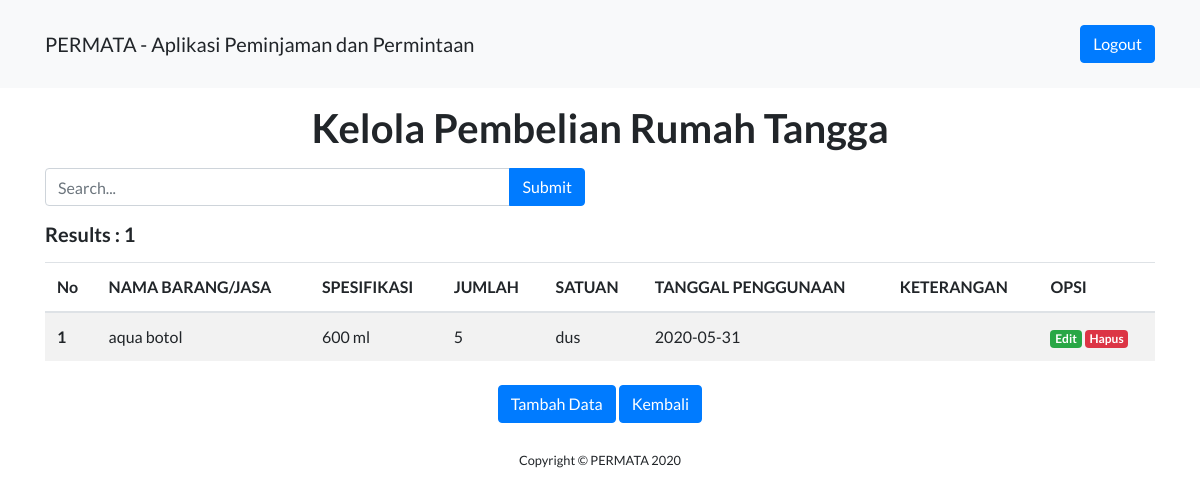
Page /kpbpjs/index.php/admin/kelola_pembelianrumahtangga on the committed database.
### tables this page shows
CREATE TABLE `pembelianrumahtangga` (
  `no_pembelianrt` int(50) NOT NULL,
  `nama_barang` varchar(100) NOT NULL,
  `spesifikasi` varchar(100) NOT NULL,
  `jumlah` int(50) NOT NULL,
  `satuan` varchar(50) NOT NULL,
  `tanggal_penggunaan` date NOT NULL,
  `keterangan` varchar(100) NOT NULL
);

### kpbpjs/application/controllers/Admin.php (called while the page is built, shortened)
<?php
class Admin extends CI_Controller
{
	public function kelola_pembelianrumahtangga()
	{
		$data['title'] = 'Kelola Pembelian Rumah Tangga';
		$this->load->model('Permintaan_m', 'pembelianrumahtangga');
		$this->load->library('pagination');
		$config['base_url'] = 'http://localhost/kpbpjs/index.php/admin/kelola_pembelianrumahtangga/kelola_pembelianrumahtangga';
		$config['total_rows'] = $this->pembelianrumahtangga->countAllPembelianRumahTangga();
		$config['per_page'] = 5;
		if($this->input->post('submit'))
		{
			$data['keyword'] = $this->input->post('keyword');
			$this->session->set_userdata('keyword', $data['keyword']);
		}
		else
		{
			$data['keyword'] = $this->session->userdata('keyword');
		}
		$this->db->like('nama_barang',$data['keyword']);
		$this->db->or_like('tanggal_penggunaan',$data['keyword']);
		$this->db->from('pembelianrumahtangga');
		$config['total_rows'] = $this->db->count_all_results();
		$data['total_rows'] = $config['total_rows'];
		$config['per_page'] = 5;
		$data['start'] = $this->uri->segment(4);
		$data['pembelianrumahtangga'] = $this->pembelianrumahtangga->getPembelianRumahTangga($config['per_page'],$data['start'], $data['keyword']);
		$this->load->view('templates/header', $data);
		$this->load->view('templates/navbar', $data);
		$this->load->view('admin/kelola_pembelianrumahtangga', $data);
		$this->load->view('templates/footer');
	}
}

### kpbpjs/index.php (called while the page is built, shortened)
<?php
require_once BASEPATH.'core/CodeIgniter.php';

### kpbpjs/application/config/config.php (called while the page is built, shortened)
<?php
$config['base_url'] = 'http://localhost/kpbpjs/';
$config['index_page'] = '';
$config['uri_protocol']	= 'REQUEST_URI';
$config['url_suffix'] = '';
$config['language']	= 'english';
$config['charset'] = 'UTF-8';
$config['enable_hooks'] = FALSE;
$config['subclass_prefix'] = 'MY_';
$config['composer_autoload'] = FALSE;
$config['permitted_uri_chars'] = 'a-z 0-9~%.:_\-';
$config['enable_query_strings'] = FALSE;
$config['controller_trigger'] = 'c';
$config['function_trigger'] = 'm';
$config['directory_trigger'] = 'd';
$config['allow_get_array'] = TRUE;
$config['log_threshold'] = 0;
$config['log_path'] = '';
$config['log_file_extension'] = '';
$config['log_file_permissions'] = 0644;
$config['log_date_format'] = 'Y-m-d H:i:s';
$config['error_views_path'] = '';
$config['cache_path'] = '';
$config['cache_query_string'] = FALSE;
$config['encryption_key'] = '';
$config['sess_driver'] = 'files';
$config['sess_cookie_name'] = 'ci_session';
$config['sess_expiration'] = 7200;
$config['sess_save_path'] = NULL;
$config['sess_match_ip'] = FALSE;
$config['sess_time_to_update'] = 300;
$config['sess_regenerate_destroy'] = FALSE;
$config['cookie_prefix']	= '';
$config['cookie_domain']	= '';
$config['cookie_path']		= '/';
$config['cookie_secure']	= FALSE;
$config['cookie_httponly'] 	= FALSE;
$config['standardize_newlines'] = FALSE;
$config['global_xss_filtering'] = FALSE;
$config['csrf_protection'] = FALSE;
$config['csrf_token_name'] = 'csrf_test_name';
$config['csrf_cookie_name'] = 'csrf_cookie_name';
$config['csrf_expire'] = 7200;
$config['csrf_regenerate'] = TRUE;
$config['csrf_exclude_uris'] = array();
$config['compress_output'] = FALSE;
$config['time_reference'] = 'local';
$config['rewrite_short_tags'] = FALSE;
$config['proxy_ips'] = '';

### kpbpjs/application/models/Permintaan_m.php (called while the page is built, shortened)
<?php
class Permintaan_m extends CI_Model
{
	public function getPembelianRumahTangga($limit, $start, $keyword = null)
	{
		return $this->db->get('pembelianrumahtangga', $limit, $start)->result_array();
	}
	public function countAllPembelianRumahTangga()
	{
		return $this->db->get('pembelianrumahtangga')->num_rows();
	}
}
?>

### kpbpjs/application/views/admin/kelola_pembelianrumahtangga.php (the view, shortened to what this page needs)
<div class="container-fluid">
    <div class="container">
    <div class="mt-3" align="center"><h1>Kelola Pembelian Rumah Tangga</h1></div>
    <div class="row mt-3">
      <div class="col-md-6">
        <form action="<?= base_url('index.php/admin/kelola_pembelianrumahtangga')?>" method="post">
          <div class="input-group mb-3">
            <input type="text" class="form-control" placeholder="Search..." name="keyword" autocomplete="off" autofocus>
            <div class="input-group-append">
              <input class="btn btn-primary" type="submit" name="submit">
            </div>
          </div>
        </form>
      </div>
    </div>
      <h5>Results : <?= $total_rows ?></h5>
      <table class="table table-striped mt-3">
          <thead>
            <tr>
              <th>No</th>
              <th>NAMA BARANG/JASA</th>
              <th>SPESIFIKASI</th>
              <th>JUMLAH</th>
              <th>SATUAN</th>
              <th>TANGGAL PENGGUNAAN</th>
              <th>KETERANGAN</th>
              <th>OPSI</th>
            </tr>
          </thead>
          <tbody>
            <?php foreach ($pembelianrumahtangga as $pembelianrumahtangga) : ?>
            <tr>
              <th> <?= ++$start; ?></th>
              <td> <?= $pembelianrumahtangga ['nama_barang']; ?> </td>
              <td> <?= $pembelianrumahtangga ['spesifikasi']; ?> </td>
              <td> <?= $pembelianrumahtangga ['jumlah']; ?> </td>
              <td> <?= $pembelianrumahtangga ['satuan']; ?> </td>
              <td> <?= $pembelianrumahtangga ['tanggal_penggunaan']; ?> </td>
              <td> <?= $pembelianrumahtangga ['keterangan']; ?> </td>
              <td>
                <a href="<?= base_url('index.php/admin/edit_pembelianrt/');?><?= $pembelianrumahtangga['no_pembelianrt'];?>" class="badge badge-success">Edit</a>
                <a href="<?= base_url('index.php/admin/hapus_pembelianrumahtangga/');?><?= $pembelianrumahtangga['no_pembelianrt'];?>" class="badge badge-danger" onclick="return confirm('Yakin ingin menghapus data?');">Hapus</a>
              </td>
            </tr>
          <?php endforeach; ?>
          </tbody>
        </table>
         <div class="mt-4" align="center">
        <?php echo anchor('index.php/admin/tambah_pembelianrumahtangga', '<div class="btn btn-primary">
            Tambah Data
          </div>') ?>
          <?php echo anchor('index.php/admin/permintaan_admin', '<div class="btn btn-primary">
            Kembali
          </div>') ?>
        </div>
</div>

### rows in the picture
pembelianrumahtangga: nama_barang "aqua botol", spesifikasi "600 ml", jumlah "5", satuan "dus", tanggal_penggunaan "2020-05-31"

### other values in the picture
$total_rows "1"
